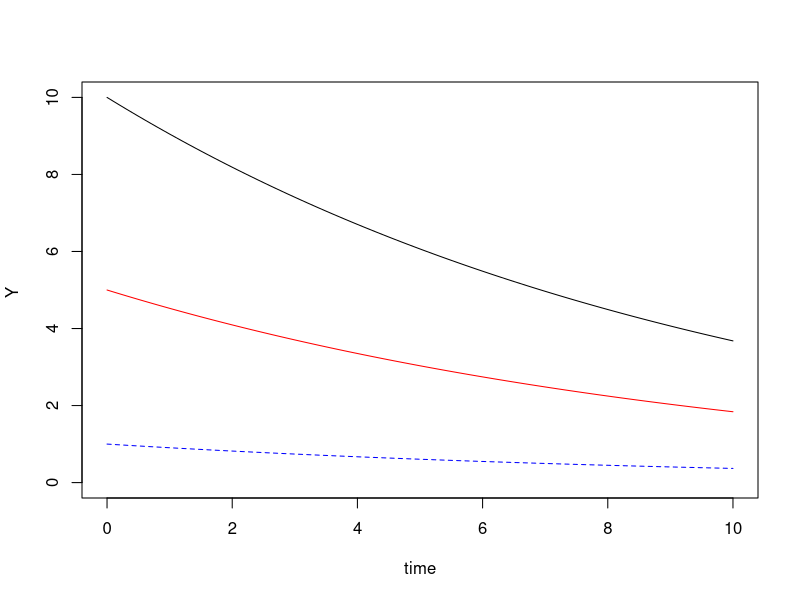
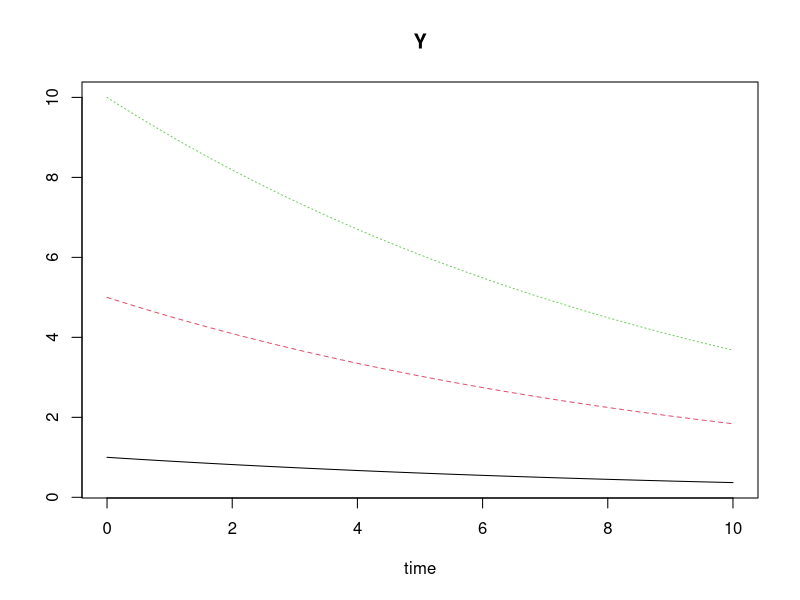
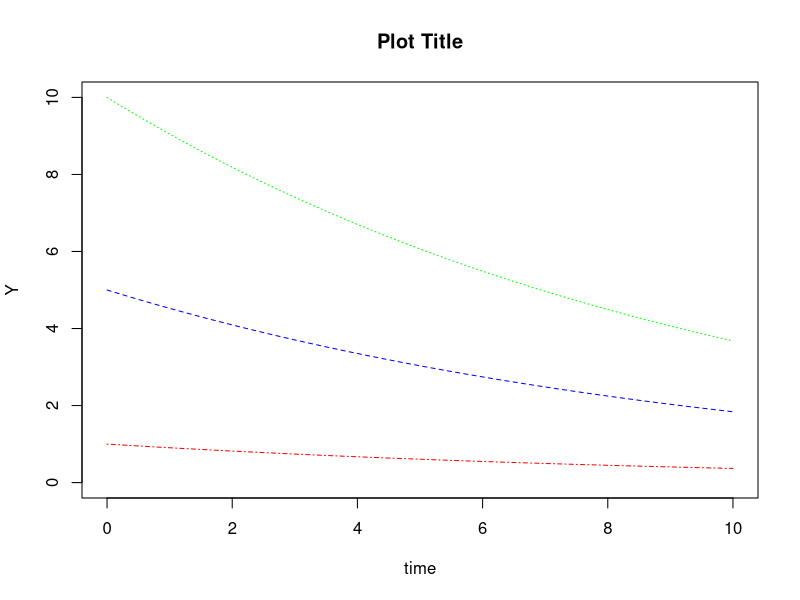
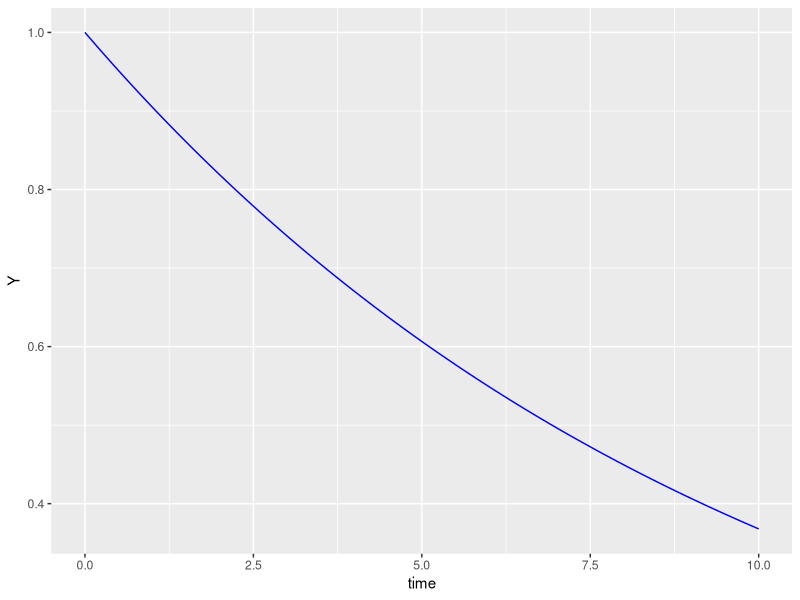
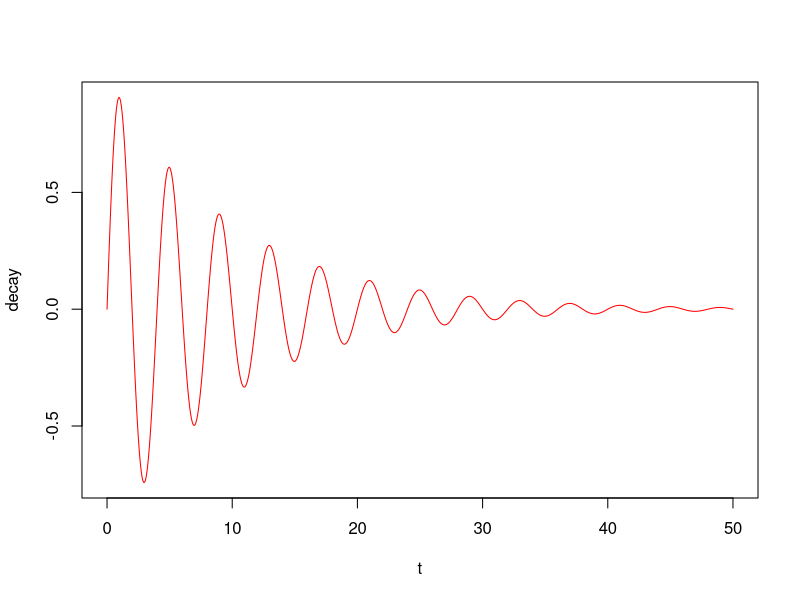

These figures' R source, in order:
## ---- chunk 1
knitr::opts_chunk$set(echo = TRUE)
## ---- chunk 2
library(dplyr)
library(tidyverse) 
## ---- chunk 3
library(deSolve)

expgrowth = function(timepoint, state, parameters) { 
  with (as.list(c(state, parameters)), {
    dY = a * Y
    list(c(dY)) 
  })
}

pars = c(a = -0.1)
inistate1 = c(Y = 1)
inistate2 = c(Y = 5)
inistate3 = c(Y = 10)
time_series = seq(0, 10, by = 0.1)

# Here you find the solutions for the ODE abd generate the datasets
# The dataset contains an Y and a Time column
out1 = ode(y = inistate1, times = time_series, func = expgrowth, parms = pars)
out2 = ode(y = inistate2, times = time_series, func = expgrowth, parms = pars)
out3 = ode(y = inistate3, times = time_series, func = expgrowth, parms = pars)
## ---- chunk 4
plot(1, xlab = "time", ylab = "Y ", type = "n", 
     xlim = c(0, 10), 
     ylim = c(min(out3), max(out3)))
 
# Because out1 already contains all the data, you do not need to specify y data
lines(out1, ylab = "Y = 1", col = "blue", lty=2)
lines(out2, ylab = "Y = 5", col = "red")
lines(out3, ylab = "Y = 10", col = "black")
## ---- chunk 5
plot(out1, out2, out3)
## ---- chunk 6
plot(out1, main = "Plot Title", ylab = "Y", col = "red", ylim = c(0, 10), lty=4) 
lines(out2, col = "blue", lty=2)
lines(out3, col = "green", lty=3)
## ---- chunk 7
rdata = as.data.frame(out1)
ggplot(data = rdata) +
  geom_line(mapping = aes(x = time, y = Y), color='blue')
## ---- chunk 8

decay <- function(t, k, P, A){
  A * exp(-k*t) * sin (2*pi*t/P)
}

# Here you provide a function to plot
curve(decay(x, 0.1, 4, 1), 0, 50, xlab="t", ylab="decay", col="red", n = 1000)
